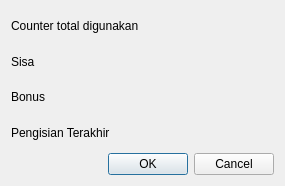
<?xml version="1.0" encoding="UTF-8"?>
<ui version="4.0">
 <class>DialogDetailCounter</class>
 <widget class="QDialog" name="DialogDetailCounter">
  <property name="geometry">
   <rect>
    <x>0</x>
    <y>0</y>
    <width>285</width>
    <height>186</height>
   </rect>
  </property>
  <property name="windowTitle">
   <string>Detail Counter</string>
  </property>
  <layout class="QVBoxLayout" name="verticalLayout">
   <item>
    <layout class="QGridLayout" name="gridLayout">
     <item row="2" column="0">
      <widget class="QLabel" name="label_2">
       <property name="text">
        <string>Bonus</string>
       </property>
      </widget>
     </item>
     <item row="1" column="0">
      <widget class="QLabel" name="label">
       <property name="text">
        <string>Sisa</string>
       </property>
      </widget>
     </item>
     <item row="1" column="1">
      <widget class="QLabel" name="labelCounter">
       <property name="font">
        <font>
         <pointsize>13</pointsize>
        </font>
       </property>
       <property name="text">
        <string/>
       </property>
       <property name="alignment">
        <set>Qt::AlignRight|Qt::AlignTrailing|Qt::AlignVCenter</set>
       </property>
      </widget>
     </item>
     <item row="3" column="1">
      <widget class="QLabel" name="labelTs">
       <property name="font">
        <font>
         <pointsize>12</pointsize>
        </font>
       </property>
       <property name="text">
        <string/>
       </property>
       <property name="alignment">
        <set>Qt::AlignCenter</set>
       </property>
      </widget>
     </item>
     <item row="2" column="1">
      <widget class="QLabel" name="labelBonus">
       <property name="font">
        <font>
         <pointsize>13</pointsize>
        </font>
       </property>
       <property name="text">
        <string/>
       </property>
       <property name="alignment">
        <set>Qt::AlignRight|Qt::AlignTrailing|Qt::AlignVCenter</set>
       </property>
      </widget>
     </item>
     <item row="3" column="0">
      <widget class="QLabel" name="label_3">
       <property name="text">
        <string>Pengisian Terakhir</string>
       </property>
      </widget>
     </item>
     <item row="0" column="0">
      <widget class="QLabel" name="label_4">
       <property name="text">
        <string>Counter total digunakan</string>
       </property>
      </widget>
     </item>
     <item row="0" column="1">
      <widget class="QLabel" name="labelTotal">
       <property name="font">
        <font>
         <pointsize>13</pointsize>
        </font>
       </property>
       <property name="text">
        <string/>
       </property>
       <property name="alignment">
        <set>Qt::AlignRight|Qt::AlignTrailing|Qt::AlignVCenter</set>
       </property>
      </widget>
     </item>
    </layout>
   </item>
   <item>
    <widget class="QDialogButtonBox" name="buttonBox">
     <property name="orientation">
      <enum>Qt::Horizontal</enum>
     </property>
     <property name="standardButtons">
      <set>QDialogButtonBox::Cancel|QDialogButtonBox::Ok</set>
     </property>
    </widget>
   </item>
  </layout>
 </widget>
 <resources/>
 <connections>
  <connection>
   <sender>buttonBox</sender>
   <signal>accepted()</signal>
   <receiver>DialogDetailCounter</receiver>
   <slot>accept()</slot>
   <hints>
    <hint type="sourcelabel">
     <x>248</x>
     <y>254</y>
    </hint>
    <hint type="destinationlabel">
     <x>157</x>
     <y>274</y>
    </hint>
   </hints>
  </connection>
  <connection>
   <sender>buttonBox</sender>
   <signal>rejected()</signal>
   <receiver>DialogDetailCounter</receiver>
   <slot>reject()</slot>
   <hints>
    <hint type="sourcelabel">
     <x>316</x>
     <y>260</y>
    </hint>
    <hint type="destinationlabel">
     <x>286</x>
     <y>274</y>
    </hint>
   </hints>
  </connection>
 </connections>
</ui>
